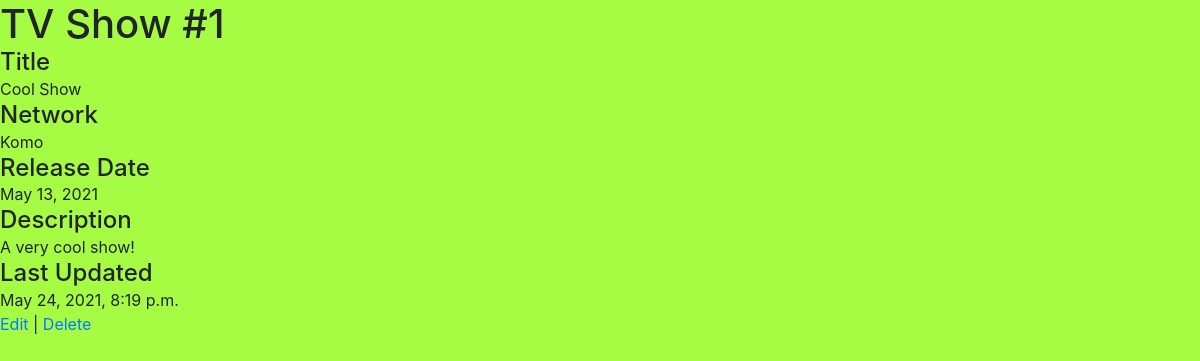
Page /shows/1 on the committed database.
### add_show/models.py (models this page shows, shortened)
class Show(models.Model):
    title = models.CharField(max_length=255)
    network = models.CharField(max_length=45)
    release_date = models.DateField()
    description = models.CharField(max_length=255)
    created_at = models.DateTimeField(auto_now_add=True)
    updated_at = models.DateTimeField(auto_now=True)
    objects = ShowManager()

### add_show/views.py (the view)
# urls.py: path('shows/<int:show_id>', views.show),
def show(request, show_id):
    one_show = Show.objects.get(id=show_id)
    context = {
        'show': one_show
    }
    return render(request, 'show.html', context)

### add_show/templates/show.html (shortened to what this page needs)
<!DOCTYPE html>
<html lang="en">
    <head>
        <link
            href="https://stackpath.bootstrapcdn.com/bootstrap/4.5.0/css/bootstrap.min.css"
            rel="stylesheet"
        />
        {% load static %}
        <link rel="stylesheet" href="{% static 'css/style.css' %}" />
    </head>
    <body>
        <h1>TV Show #{{ show.id}}</h1>
        <h4>Title</h4>
        <p>{{ show.title }}</p>
        <h4>Network</h4>
        <p>{{ show.network }}</p>
        <h4>Release Date</h4>
        <p>{{ show.release_date }}</p>
        <h4>Description</h4>
        <p>{{ show.description }}</p>
        <h4>Last Updated</h4>
        <p>{{ show.updated_at }}</p>
        <a href="/shows/{{ show.id }}/edit">Edit</a> | <a href="/shows/{{ show.id }}/delete">Delete</a>
    </body>
</html>

### add_show/static/css/style.css (style rules this page uses)
* { margin: 0px; padding: 0px; }
body, div, dl, dt, dd, ul, ol, li, h1, h2, h3, h4, h5, h6, pre, form, fieldset, input, p, blockquote, table, th, td, embed, object { padding: 0; margin: 0; border: 0; }
html { margin: 0; min-height: 100%; }
body { background-color: rgb(166, 252, 67); }

### rows in the picture
Show: id "1", title "Cool Show", network "Komo", release_date "May 13, 2021", description "A very cool show!", updated_at "May 24, 2021, 8:19 p.m."
